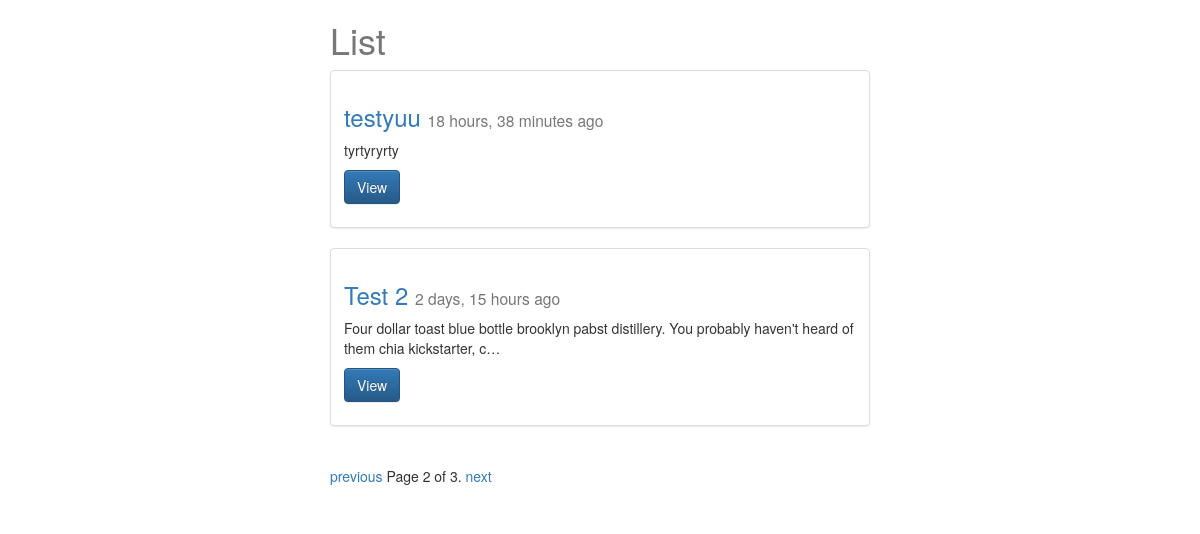
The app's page /posts/?page=2 with its own data.
### posts/models.py (models this page shows, shortened)
class Post(models.Model):
	title = models.CharField(max_length=120)
	image = models.FileField(upload_to=upload_location, null=True, blank=True)
	content = models.TextField()
	update = models.DateTimeField(auto_now=True, auto_now_add=False)
	timestamp = models.DateTimeField(auto_now=False, auto_now_add=True)
	def get_absolute_url(self):
		return reverse("posts:detail", kwargs={"id": self.id})

### posts/views.py (the view)
def post_list(request):
	queryset_list = Post.objects.all().order_by("-timestamp");
	paginator = Paginator(queryset_list, 2) # Show 25 contacts per page
	page_request_var = "page"
	page = request.GET.get(page_request_var)
	try:
		queryset = paginator.page(page)
	except PageNotAnInteger:
		queryset = paginator.page(1)
	except EmptyPage:
		queryset = paginator.page(paginator.num_pages)
	context = {
		"object_list" : queryset,
		"title": "List",
		"page_request_var": page_request_var,
	}
	return render(request, "post_list.html", context)

### posts/templates/post_list.html (shortened to what this page needs)
{% extends "base.html" %}
{% block content %}
	<div class="col-md-6 col-sm-offset-3">
		<h1>{{title}}</h1>
		<div class="row">
		{% for obj in object_list %}
		  <div class="col-sm-12">
		    <div class="thumbnail">
		      <div class="caption">
		        <h3><a href="{{ obj.get_absolute_url }}">{{obj.title}}</a> <small>{{obj.timestamp|timesince}} ago</small></h3>
		        <p>{{ obj.content|linebreaks|truncatechars:120 }}</p>
		        <p><a href="{{ obj.get_absolute_url }}" class="btn btn-primary" role="button">View</a></p>
		      </div>
		    </div>
		  </div>
	{% cycle "" "</div><div class='row'>" %}
	{% endfor %}
		<div class="pagination">
		    <span class="step-links">
		        {% if object_list.has_previous %}
		            <a href="?{{ page_request_var }}={{ object_list.previous_page_number }}">previous</a>
		        {% endif %}
		        <span class="current">
		            Page {{ object_list.number }} of {{ object_list.paginator.num_pages }}.
		        </span>
		        {% if object_list.has_next %}
		            <a href="?{{ page_request_var }}={{ object_list.next_page_number }}">next</a>
		        {% endif %}
	    	</span>
		</div>
	</div>
{% endblock content %}

### static/css/base.css (style rules this page uses)
h1 { color: #777777; }

### records on screen
Post: title "testyuu", timestamp "18 hours, 38 minutes", content "tyrtyryrty"
Post: title "Test 2", timestamp "2 days, 15 hours", content "Four dollar toast blue bottle brooklyn pabst distillery. You probably haven't heard of them chia kickstarter, c…"

### other values on screen
{{ title }} "List"
{{ object_list.number }} "2"
{{ object_list.paginator.num_pages }} "3"
